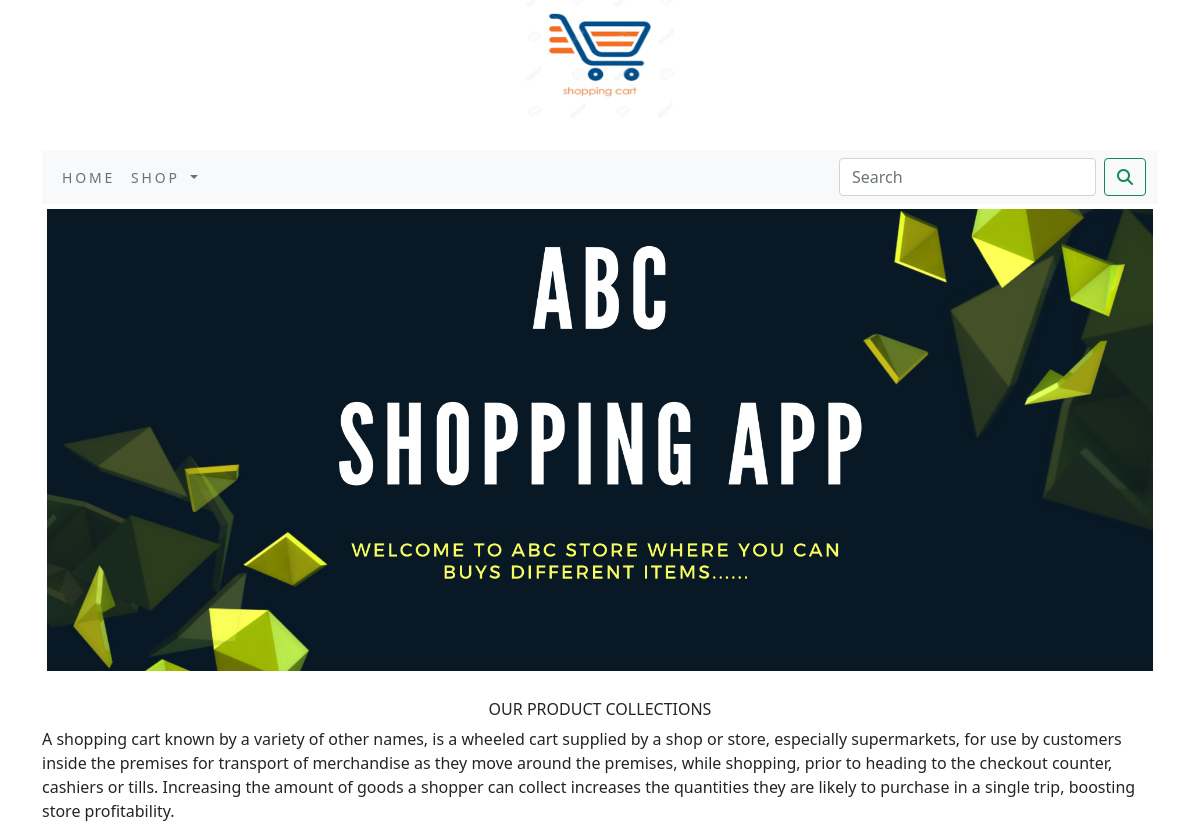
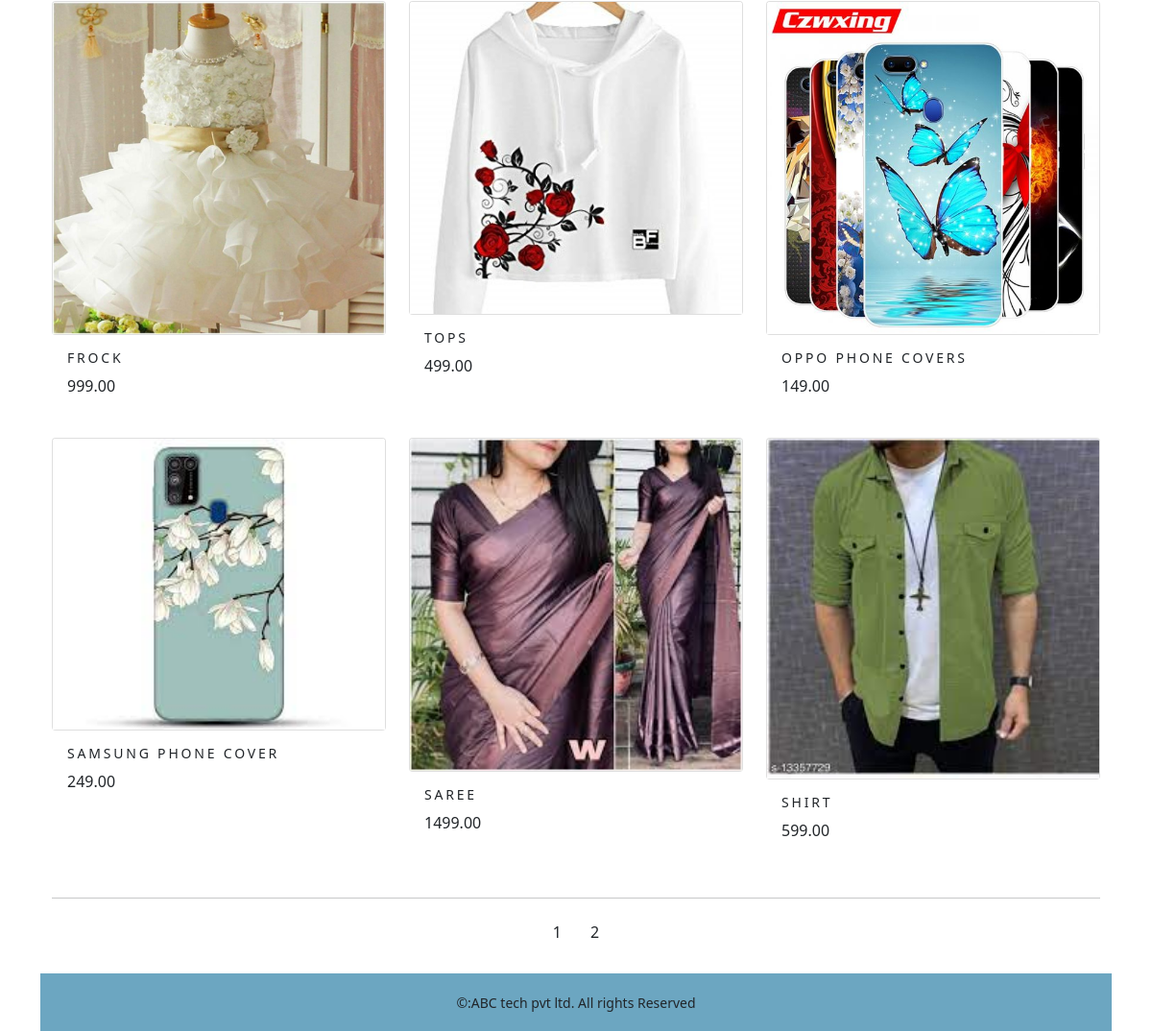
The app's page /shop/ with its own data (2 pictures, top to bottom).
### shopapp/models.py (models this page shows, shortened)
class Product(models.Model):
    name=models.CharField(max_length=250,unique=True)
    slug=models.SlugField(max_length=250,unique=True)
    desc=models.TextField(blank=True)
    price=models.DecimalField(max_digits=10,decimal_places=2)
    category=models.ForeignKey(Category,on_delete=models.CASCADE)
    img=models.ImageField(upload_to="product",blank=True)
    stock=models.IntegerField()
    available=models.BooleanField(default=True)
    created=models.DateTimeField(auto_now_add=True)
    updated=models.DateTimeField(auto_now=True)
    def get_url(self):
        return reverse('shopapp:proCatdetail', args=[self.category.slug, self.slug])
    class Meta:
        ordering=('name', )
        verbose_name='product'
        verbose_name_plural='products'

### shopapp/views.py (the view)
# urls.py: path('',views.allProdCat,name='allProdCat'),
def allProdCat(request,c_slug=None):
    c_page=None
    product_list=None
    if c_slug!=None:
        c_page=get_object_or_404(Category,slug=c_slug)
        product_list=Product.objects.all().filter(category=c_page,available=True)
    else:
        product_list = Product.objects.all().filter(available=True)
    paginator=Paginator(product_list,6)
    try:
        page=int(request.GET.get('page','1'))
    except:
        page=1
    try:
        products=paginator.page(page)
    except (EmptyPage,InvalidPage):
        products=paginator.page(paginator.num_pages)
    return render(request,"category.html",{'category':c_page,'products':products})

### cart/context_processors.py (called while the page is built)
def counter(request):
    item_count=0
    if 'admin' in request.path:
        return {}
    else:
        try:
            cart=Cart.objects.filter(cart_id=_cart_id(request))
            cart_items=CartItem.objects.all().filter(cart=cart[:1])
            for cart_item in cart_items:
                item_count += cart_item.quantity
        except Cart.DoesNotExist:
            item_count=0
    return dict(item_count=item_count)

### cart/views.py (called while the page is built)
def _cart_id(request):
    cart=request.session.session_key
    if not cart:
        cart=request.session.create()
    return cart

### shopapp/context_processors.py (called while the page is built)
def menu_links(request):
    links=Category.objects.all()
    return dict(links=links)

### shopapp/models.py (called while the page is built)
    def get_url(self):
        return reverse('shopapp:products_by_category',args=[self.slug])

### templates/category.html (shortened to what this page needs)
{% extends 'base.html' %}
{% load static %}
{% block content %}
    <div class="mx_auto">
        {% if category %}
        <img class="my_image" src="{{category.img.url}}" alt="{{category.name}}">
    </div>
<br>
<div>
    <h1 class="text-center my_title">{{category.name}}</h1>
    <p class="text-justify">{{category.desc}}</p>
</div>
     {% else %}
<div>
    <img class="my_image my_image_padding" src="{% static 'img/banner.png' %}" alt="Our Products" width="1250px;">
</div>
<br>
<div>
    <h1 class="text-center my_title">Our Product Collections</h1>
    <p class="text-justify">A shopping cart known by a variety of other names, is a wheeled cart supplied by a shop or store, especially supermarkets, for use by customers inside the premises for transport of merchandise as they move around the premises, while shopping, prior to heading to the checkout counter, cashiers or tills. Increasing the amount of goods a shopper can collect increases the quantities they are likely to purchase in a single trip, boosting store profitability.</p>
</div>
{% endif %}
<div class="container">
    <div class="row mx_auto">
    {% for product in products.object_list %}
    <div class="my_bottom_margin col-9 col-sm-12 col-md-4 col-lg-4">
        <div class="card text-center" style="min-width:18rem;">
            <a href="{{product.get_url}}"><img class="card-img-top my_image" src="{{product.img.url}}" alt="{{product.name}}"></a>
        </div>
        <div class="card-body">
            <h4>{{product.name}}</h4>
            <p>{{product.price}}</p>
        </div>
    </div>
    {% endfor %}
    </div>
    <div class="mx_auto">
        {% if products.paginator.num_pages %}
        <hr>
        <div class="text-center">
            {% for pg in products.paginator.page_range %}
            <a href="?page={{pg}}" class="btn btn-lightmbtn-sm {% if products.number == pg %} active {% endif %}">{{pg}}</a>
            {% endfor %}
        </div>
        {% endif %}
    </div>
    <br>
</div>
{% endblock %}

### templates/base.html (shortened to what this page needs)
{% load static %}
<!DOCTYPE html>
<html lang="en">
<head>
    <link rel="stylesheet" href="{% static 'css/custom.css' %}">
    <link href="{% static 'css/bootstrap.min.css' %}" rel="stylesheet">
</head>
<body>
<div class="container">
    {% include 'header.html' %}
    {% include 'nav.html' %}
    {% block content %}
    {% endblock %}
</div>
    {% include 'footer.html' %}
</body>
</html>

### templates/header.html
{% load static %}
<header>
    <center>
        <a href="{% url 'shopapp:allProdCat' %}">
            <img src="{% static 'img/logo.png' %}" alt="logoimage" width="150px" height="150px;">
    </center>
</header>

### templates/nav.html (shortened to what this page needs)
<nav class="navbar navbar-expand-lg navbar-light bg-light">
  <div class="container-fluid">
    <div class="collapse navbar-collapse" id="navbarSupportedContent">
      <ul class="navbar-nav me-auto mb-2 mb-lg-0">
        <li class="nav-item">
          <a class="nav-link" href="#">Home</a>
        </li>
        <li class="nav-item dropdown {% if 'shopapp' in request.path %} active {% endif %}">
          <a class="nav-link dropdown-toggle" href="#" id="navbarDropdown" role="button" data-bs-toggle="dropdown" aria-expanded="false">
            Shop
          </a>
        </li>
      </ul>
      <form class="d-flex" action="{% url 'search_app:SearchResult' %}" method="get">
        <input class="form-control me-2" type="search" placeholder="Search" name="q" aria-label="Search">
        <button class="btn btn-outline-success" type="submit"><i class="fa fa-search"></i></button>
      </form>
    </div>
  </div>
</nav>

### templates/footer.html
<div>
    <div class="footer navbar-fixed-bottom my_footer">
    <p class="text-center">&copy:ABC tech pvt ltd. All rights Reserved</p>
    </div>
</div>

### static/css/custom.css (style rules this page uses)
.nav-item { letter-spacing: .2em; font-size:14px; text-transform:uppercase; }
.my_footer { background-color:#6ca6c1; height:60px; }
.my_footer p { padding-top:20px; font-size:14px; }
.my_image { width:100%; height:auto; }
.my_title { font-size:16px; text-transform:uppercase; }
.my_image_padding { padding:5px; }
.my_bottom_margin { margin-bottom:10px; }
.card-body h4 { font-size:14px; text-transform:uppercase; letter-spacing:.2em; }

### records on screen
Product: img (picture), name "FROCK", price "999.00"
Product: img (picture), name "TOPS", price "499.00"
Product: img (picture), name "OPPO PHONE COVERS", price "149.00"
Product: img (picture), name "SAMSUNG PHONE COVER", price "249.00"
Product: img (picture), name "SAREE", price "1499.00"
Product: img (picture), name "SHIRT", price "599.00"

### other values on screen
{{ pg }} "1" "2"
